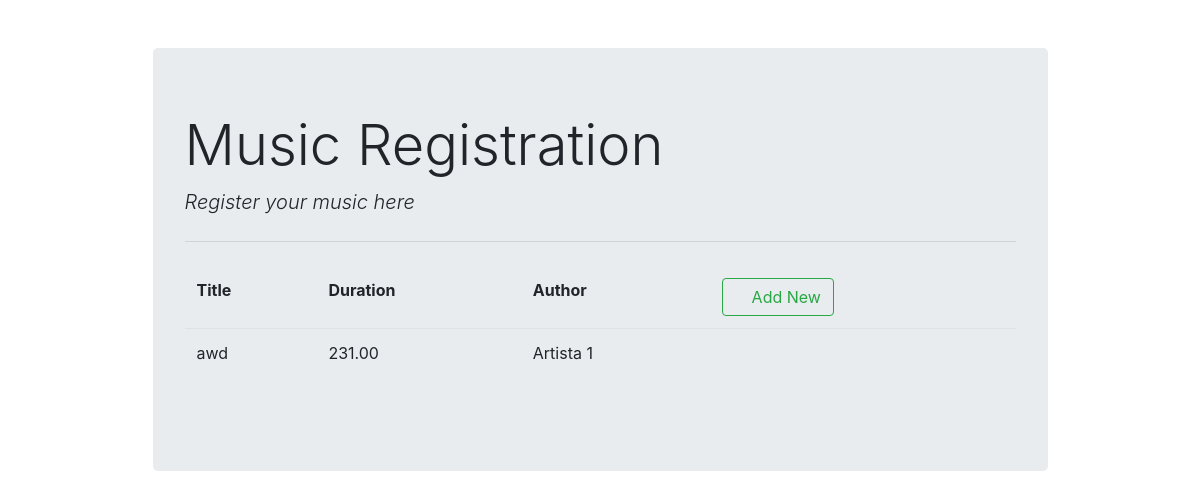
The page /list/ on the database as committed earlier.
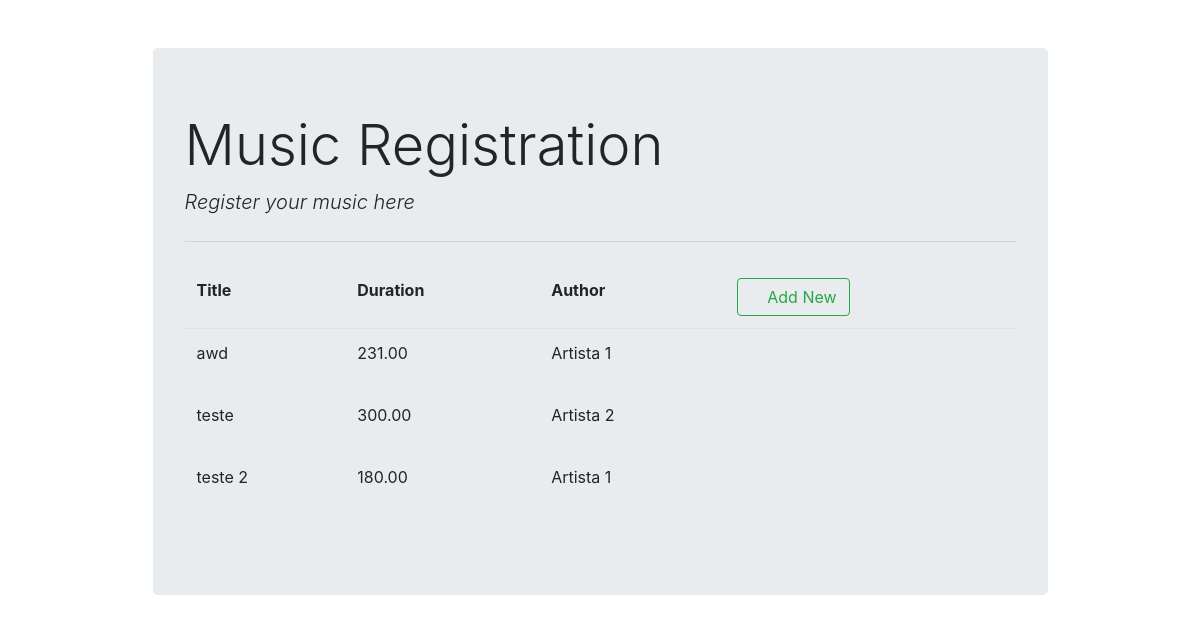
The same page on the database as committed later.
### artists/models.py (models this page shows, shortened)
class Music(models.Model):
    title = models.CharField(max_length=50, null=False)
    duration = models.DecimalField(decimal_places=2, max_digits= 100000)
    spotify_published = models.BooleanField(null=False)
    youtube_published = models.BooleanField(null=False)
    foreign_key = models.ForeignKey(Artist, null=False, on_delete=models.CASCADE, default=None)

class Artist(models.Model):
    name = models.CharField(max_length=30, null=False)
    date_created = models.DateTimeField(auto_now_add=True, null=False)
    def __str__(self):
        return self.name

### artists/views.py (the view)
# urls.py: path('list/',views.music_list,name='music_list') # get req. to retrieve and display all records
def music_list(request):
    context = {'music_list': Music.objects.all()}
    return render(request, "music_register/music_list.html", context)

### artists/templates/music_register/music_list.html (shortened to what this page needs)
{% extends "music_register/base.html" %}
{% block content %}
<table class="table table-borderless">
    <thead class="border-bottom font-weight-bold">
        <tr>
            <td>Title</td>
            <td>Duration</td>
            <td>Author</td>
            <td>
                <a href="{% url 'music_insert' %}" class="btn btn-outline-success">
                    <i class="fas fa-plus"></i> Add New
                </a>
            </td>
        </tr>
    </thead>
    <tbody>
        {% for Music in music_list %}
            <tr>
                <td>{{Music.title}}</td>
                <td>{{Music.duration}}</td>
                <td>{{Music.foreign_key}}</td>
                <td>
                    <a href="{% url 'music_update' Music.id %}" class="btn text-secondary px-0">
                        <i class="far fa-edit fa-lg"></i>
                    </a>
                    <form action="{% url 'music_delete' Music.id%}" method="post" class="d-inline">
                        <button type="submit" class="btn">
                            <i class="far fa-trash-alt fa-lg text-danger float-right"></i>
                        </button>
                    </form>
                </td>
            </tr>
        {% endfor %}
    </tbody>
</table>
{% endblock content %}

Rows that differ between the two databases and show on the page:
added Music: title "teste", duration "300.00", foreign_key "Artista 2"
added Music: title "teste 2", duration "180.00", foreign_key "Artista 1"
